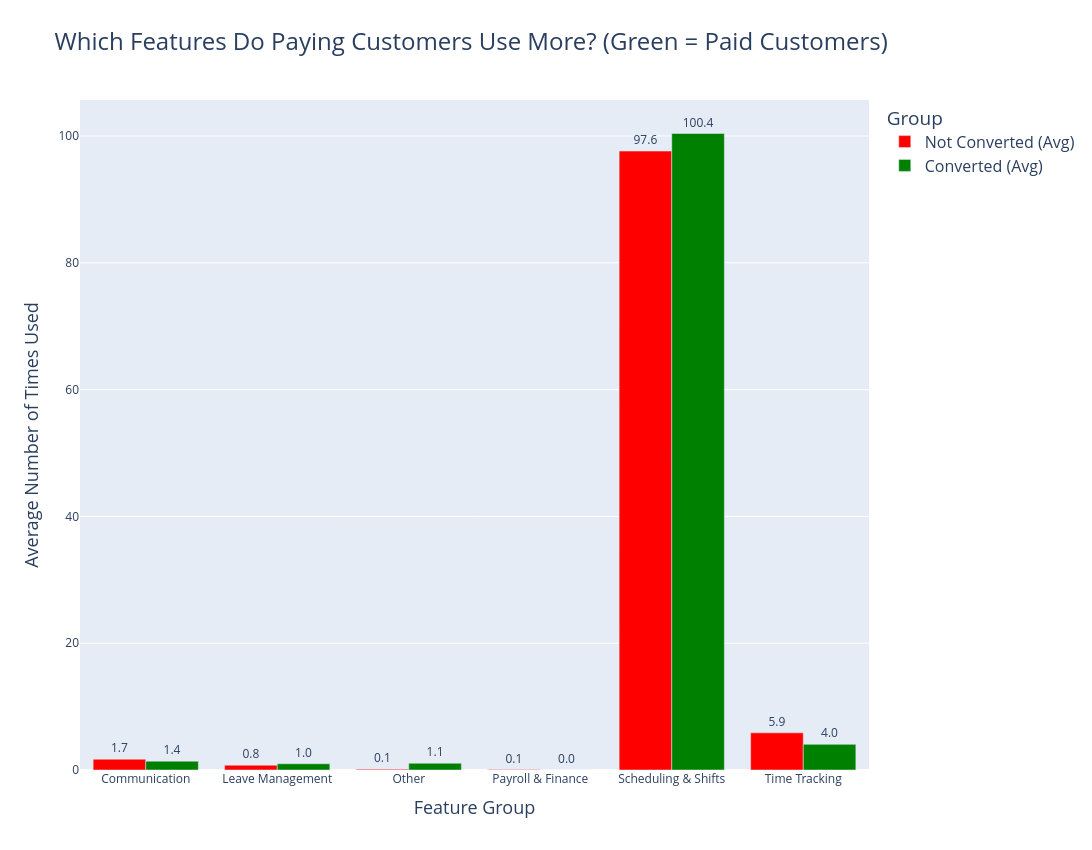

The notebook cell saved with this chart:
### Code cell
# grouped bar chart
usage_melt = usage_comparison.reset_index().melt(
    id_vars='index', 
    var_name='Group', 
    value_name='Average Uses'
)

fig = px.bar(
    usage_melt,
    x='index',
    y='Average Uses',
    color='Group',
    barmode='group',
    color_discrete_map={'Converted (Avg)': 'green', 'Not Converted (Avg)': 'red'},
    title="Which Features Do Paying Customers Use More? (Green = Paid Customers)",
    labels={'index': 'Feature Group', 'Average Uses': 'Average Number of Times Used'}
)

fig.update_layout(
    height=850,
    width=1250,
    title_font_size=24,
    xaxis_title_font_size=18,
    yaxis_title_font_size=18,
    legend=dict(font_size=16),
    bargap=0.2
)
fig.update_traces(texttemplate='%{y:.1f}', textposition='outside')
fig.show()

### Figure 1 — Plotly figure (JSON) as saved in the notebook; plotly's stock layout.template omitted (floating-point values rounded to 4 significant figures)
{"data": [{"alignmentgroup": "True", "hovertemplate": "Group=Not Converted (Avg)<br>Feature Group=%{x}<br>Average Number of Times Used=%{y}<extra></extra>", "legendgroup": "Not Converted (Avg)", "marker": {"color": "red", "pattern": {"shape": ""}}, "name": "Not Converted (Avg)", "offsetgroup": "Not Converted (Avg)", "orientation": "v", "showlegend": true, "textposition": "outside", "texttemplate": "%{y:.1f}", "type": "bar", "x": ["Communication", "Leave Management", "Other", "Payroll & Finance", "Scheduling & Shifts", "Time Tracking"], "xaxis": "x", "y": [1.697, 0.7566, 0.1329, 0.07763, 97.62, 5.863], "yaxis": "y"}, {"alignmentgroup": "True", "hovertemplate": "Group=Converted (Avg)<br>Feature Group=%{x}<br>Average Number of Times Used=%{y}<extra></extra>", "legendgroup": "Converted (Avg)", "marker": {"color": "green", "pattern": {"shape": ""}}, "name": "Converted (Avg)", "offsetgroup": "Converted (Avg)", "orientation": "v", "showlegend": true, "textposition": "outside", "texttemplate": "%{y:.1f}", "type": "bar", "x": ["Communication", "Leave Management", "Other", "Payroll & Finance", "Scheduling & Shifts", "Time Tracking"], "xaxis": "x", "y": [1.388, 0.9806, 1.063, 0.009709, 100.4, 4.044], "yaxis": "y"}], "layout": {"bargap": 0.2, "barmode": "group", "height": 850, "legend": {"font": {"size": 16}, "title": {"text": "Group"}, "tracegroupgap": 0}, "title": {"font": {"size": 24}, "text": "Which Features Do Paying Customers Use More? (Green = Paid Customers)"}, "width": 1250, "xaxis": {"anchor": "y", "autorange": true, "domain": [0, 1], "range": [-0.5, 5.5], "title": {"font": {"size": 18}, "text": "Feature Group"}, "type": "category"}, "yaxis": {"anchor": "x", "autorange": true, "domain": [0, 1], "range": [0, 105.7], "title": {"font": {"size": 18}, "text": "Average Number of Times Used"}, "type": "linear"}}}
